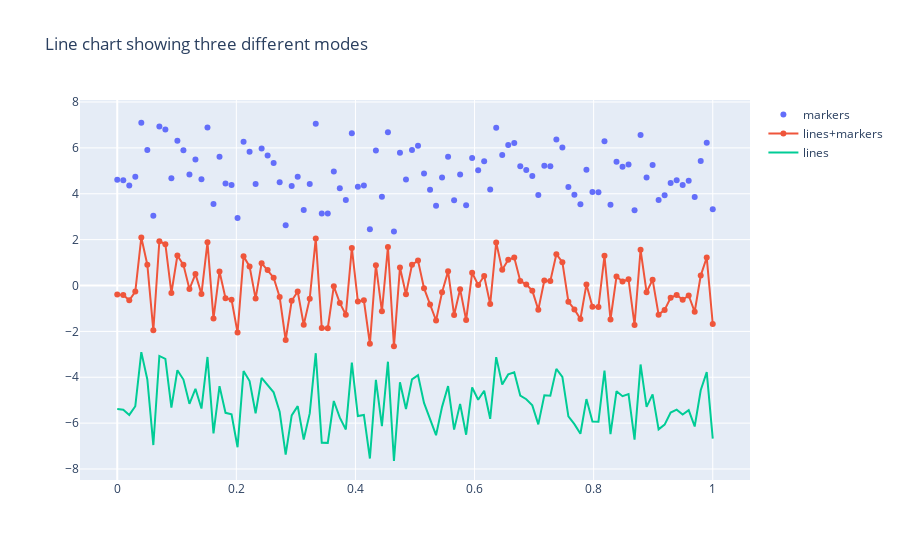

Notebook code cell kept with this figure:
### Markdown cell above
In the example above, we can see that the figure is made up of two components. 

- The first component is a list with traces (only one trace in our case). 
- The second component is a layout that includes all customizations of the figure such as the title, the axis names, and so on. If we don't want to customize our figure, this component is not compulsory.

### Line Plot

### Code cell
# 1000 values from the interval <0,1>, equidistantly divided
x_values = np.linspace(0, 1, 100)

# 100 sample from a standard normal distribution
y_values = np.random.randn(100)   

# create traces
trace0 = go.Scatter(
    x = x_values,
    y = y_values+5,
    mode = 'markers',
    name = 'markers'
)
trace1 = go.Scatter(
    x = x_values,
    y = y_values,
    mode = 'lines+markers',
    name = 'lines+markers'
)
trace2 = go.Scatter(
    x = x_values,
    y = y_values-5,
    mode = 'lines',
    name = 'lines'
)

# create the data
data = [trace0, trace1, trace2]  # assign traces to data

# create the layout
layout = go.Layout(
    title = 'Line chart showing three different modes'
)

# crate the fig
fig = go.Figure(data=data,layout=layout)
fig.show()
